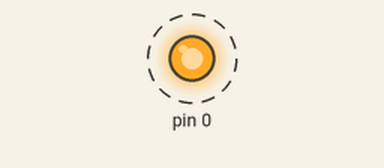
A sketch run on a simulated Arduino Uno, built with avr-gcc and run on an emulated ATmega328P. On the bench: output pins drawn as LEDs (lit = HIGH). Dashed ring = blinking.

Above: at 0.7 s.
Timing chart, 0 to 4.6 s (numbered marks = the images above):
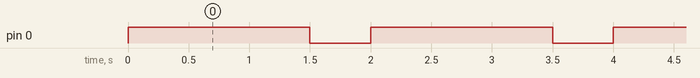

The sketch:

sketch_dec31b.ino
```cpp
void setup() {
  pinMode(0, OUTPUT);
}

void loop() {
  digitalWrite(0, HIGH);
  delay(1500);
  digitalWrite(0, LOW);
  delay(500);
}
```

Measured:
- by itself, pin 0: alternates HIGH for 1.5 s and LOW for 0.50 s
